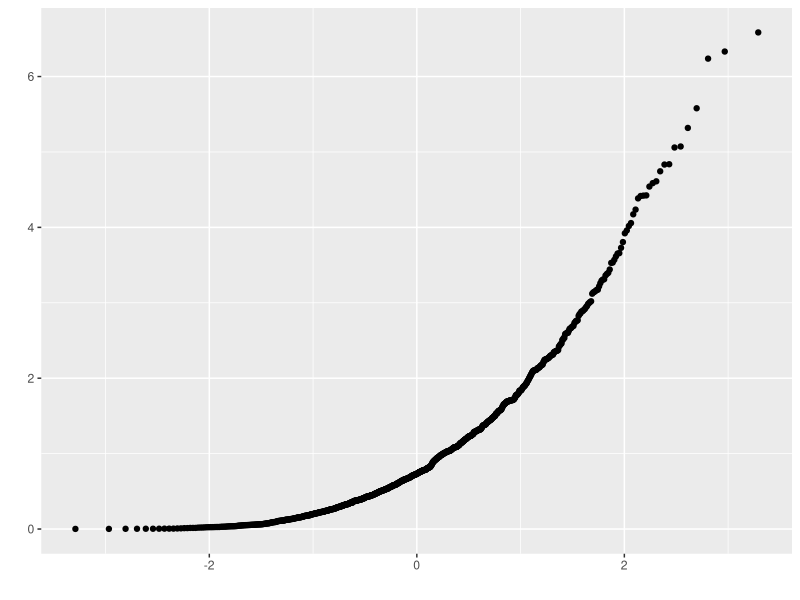
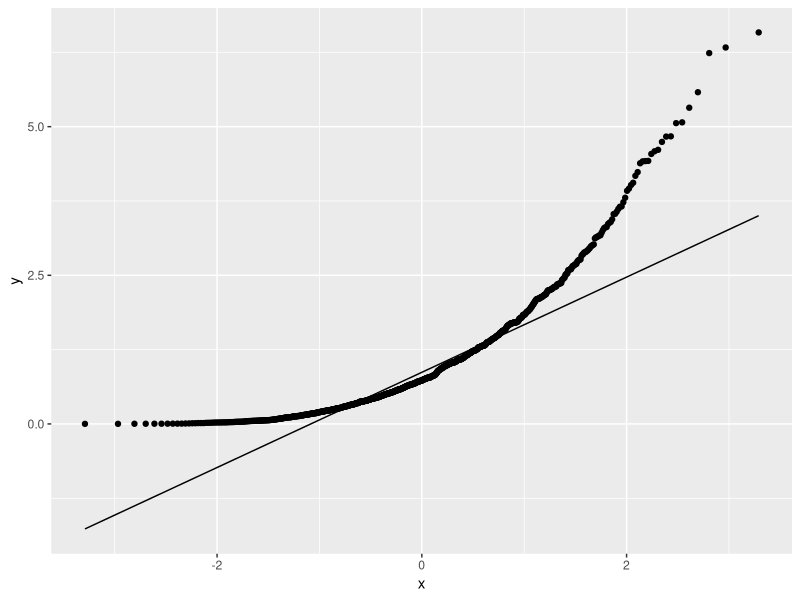
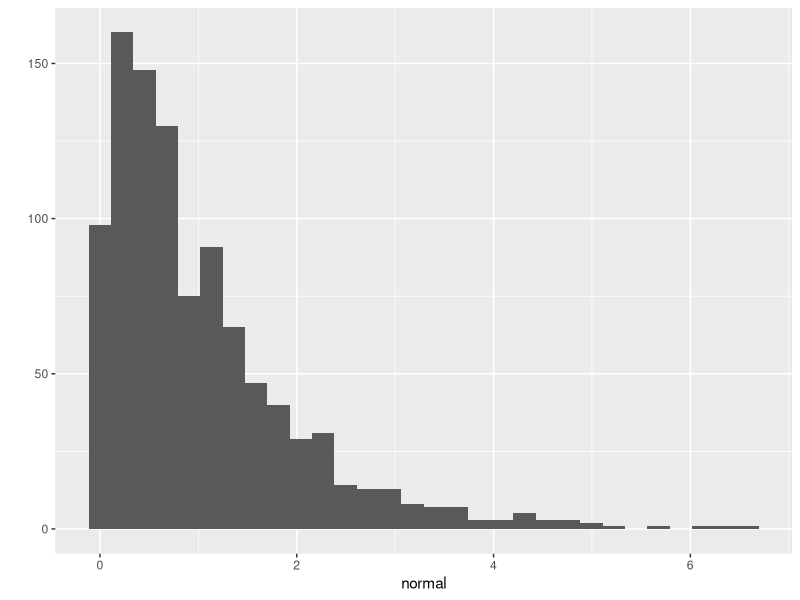
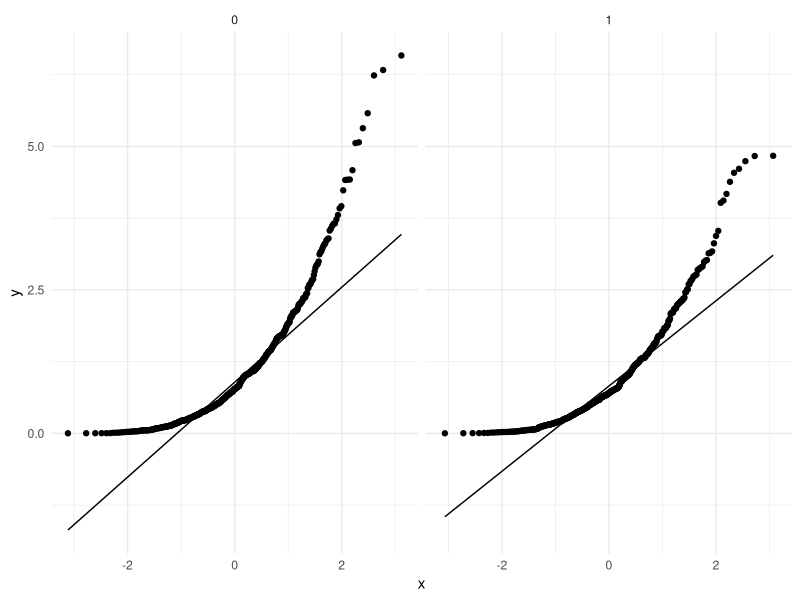

These charts were generated, in order, by the following R code:
#install.packages("tidyverse")
#install.packages("stringi")

library(tidyverse)
set.seed(0) 

#q plot de normal
normal<- rexp(1000, rate = 1)
qplot(sample=normal)

#pasamos a un data farme para usar ggplot
df<-data.frame(normal)
ggplot(df, aes(sample=normal))+
    geom_qq()+
    geom_qq_line()


qplot(x=normal)

#agregamos otra columna a el data farme 
df$group<-factor(sample(c(0,1), 100, replace = TRUE))#100 exp bernuli
ggplot(df, aes(sample=normal), cols=group)+
  geom_qq()+ #se genrea el qqplot
  geom_qq_line()+ #la linea del plot 
  facet_wrap(~group)+#secuencia de paneles
  theme_minimal()#displey visual minimo

  
  
